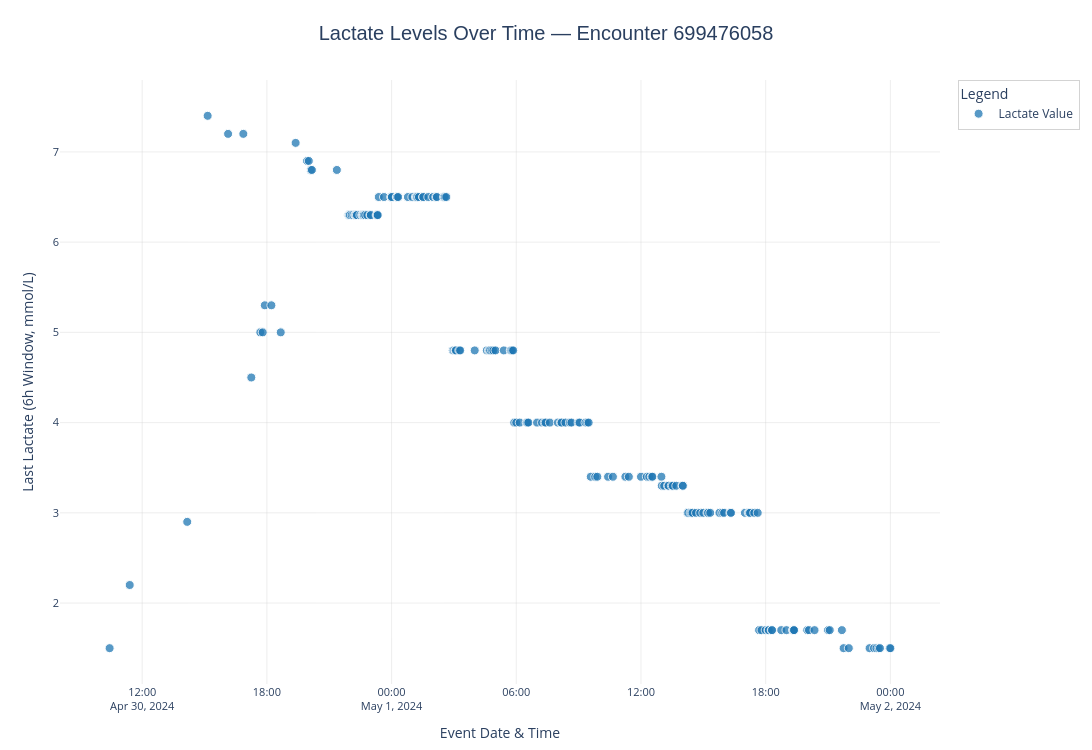

Source (notebook cell):
### Code cell
df_lactate_6994 = df_agg.select(["EncounterEpicCsn", "Event_DateTime", 'last_lactate_6h']).filter(
    pl.col("last_lactate_6h").is_not_null()
    # (pl.col("EncounterEpicCsn") == 699476058)
).sort(by=['EncounterEpicCsn', 'Event_DateTime'])


fig = px.scatter(
    data_frame=df_lactate_6994.filter(pl.col("Event_DateTime") <= dt.datetime(2024, 5, 2)).to_pandas(),
    x="Event_DateTime",
    y="last_lactate_6h",
    title="Lactate Levels Over Time — Encounter 699476058",
    labels={
        "Event_DateTime": "Event Date & Time",
        "last_lactate_6h": "Last Lactate (6h Window, mmol/L)",
    },
    opacity=0.75,
)

# --- Layout & Styling ---
fig.update_traces(
    marker=dict(
        size=9,
        color="#1F77B4",            # clean blue
        line=dict(width=1, color="white"),  # white border for contrast
    ),
    name="Lactate Value",           # legend label
    showlegend=True,
)

fig.update_layout(
    title=dict(
        font=dict(size=20, family="Arial"),
        x=0.5,                      # center the title
        xanchor="center",
    ),
    xaxis=dict(
        title_font=dict(size=14),
        tickfont=dict(size=11),
        showgrid=True,
        gridcolor="rgba(200,200,200,0.3)",
    ),
    yaxis=dict(
        title_font=dict(size=14),
        tickfont=dict(size=11),
        showgrid=True,
        gridcolor="rgba(200,200,200,0.3)",
    ),
    legend=dict(
        title="Legend",
        font=dict(size=12),
        bordercolor="lightgray",
        borderwidth=1,
    ),
    plot_bgcolor="white",           # clean white background
    margin=dict(l=60, r=30, t=80, b=60),
    width=2500,
    height=750,
)

fig.show()

### Figure 1 — Plotly figure (JSON) as saved in the notebook; plotly's stock layout.template omitted (floating-point values rounded to 4 significant figures; data arrays with more than 128 entries replaced by an {"elided": "..."} marker saying what was removed)
{"data": [{"hovertemplate": "Event Date & Time=%{x}<br>Last Lactate (6h Window, mmol/L)=%{y}<extra></extra>", "legendgroup": "", "marker": {"color": "#1F77B4", "line": {"color": "white", "width": 1}, "opacity": 0.75, "size": 9, "symbol": "circle"}, "mode": "markers", "name": "Lactate Value", "orientation": "v", "showlegend": true, "type": "scatter", "x": {"elided": "179 str values"}, "xaxis": "x", "y": {"elided": "179 float values"}, "yaxis": "y"}], "layout": {"height": 750, "legend": {"bordercolor": "lightgray", "borderwidth": 1, "font": {"size": 12}, "title": {"text": "Legend"}, "tracegroupgap": 0}, "margin": {"b": 60, "l": 60, "r": 30, "t": 80}, "plot_bgcolor": "white", "title": {"font": {"family": "Arial", "size": 20}, "text": "Lactate Levels Over Time — Encounter 699476058", "x": 0.5, "xanchor": "center"}, "width": 2500, "xaxis": {"anchor": "y", "domain": [0, 1], "gridcolor": "rgba(200,200,200,0.3)", "showgrid": true, "tickfont": {"size": 11}, "title": {"font": {"size": 14}, "text": "Event Date & Time"}}, "yaxis": {"anchor": "x", "domain": [0, 1], "gridcolor": "rgba(200,200,200,0.3)", "showgrid": true, "tickfont": {"size": 11}, "title": {"font": {"size": 14}, "text": "Last Lactate (6h Window, mmol/L)"}}}}
